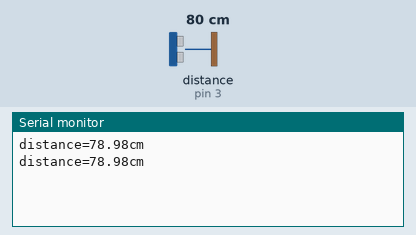
A sketch run on a simulated Arduino Uno, built with avr-gcc and run on an emulated ATmega328P. Parts: the last lines printed to the serial monitor. Wiring (inferred from the names in the program): ultrasonic range finder: trigger pin 2; echo pin 3. Inputs (shaded band) come from the test bench; at power-on: distance to the obstacle (sensor on pin 3) 80 cm. The echo pulse lasts 58.3 µs per cm.

Above: at 1.8 s.
1.9 s: distance to the obstacle (sensor on pin 3) set to 2 cm
At 2.8 s:
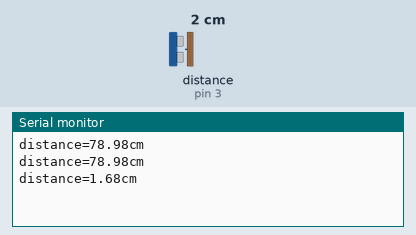
3.4 s: distance to the obstacle (sensor on pin 3) set to 4 cm
At 4.8 s:
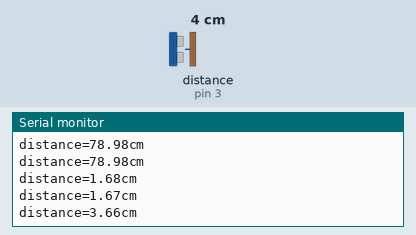
Timing chart, 0 to 6.4 s (numbered marks = the images above; inputs shaded):
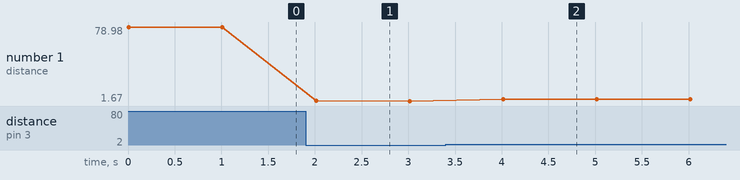

Measured:
- after the input at 1.9 s, the serial monitor: prints a new line after 0.11 s (image 1)
- after the input at 3.4 s, the serial monitor: prints a new line after 0.61 s (image 2)
- plotted number 1: 78.98 → 1.67 after the input at 1.9 s, 1.67 → 3.66 after the input at 3.4 s

The sketch:

11.ultrasound.ino
```cpp
 /***************************************************************************
 * @brief      超声波测距，VCC - 5V、TRIG - D2、ECHO - D3、GND - GND
 * @author     奈斯编程
 ***************************************************************************/

#define TRIG_PIN 2                  //触发产生超声波
#define ECHO_PIN 3                  //输出产生超声波到接收反射超声波持续时间
float distance;                     //转换为厘米长度

/*
 * TRIG引脚输出高电平产生超声波，持续10us即可
 * ECHO引脚输入高电平时间t即为产生超声波到接收反射超声波持续时间
 * 由光速s为340m/s,换算为34cm/1000us
 * distance = (t*s)/2=(t*17)/1000;
 */
float ping() {
  digitalWrite(TRIG_PIN,  HIGH);    //触发产生超声波
  delayMicroseconds(10);            //持续10us,10us为了产生超声波信号，不参于计算
  digitalWrite(TRIG_PIN, LOW);      //停止超声波
  return float( pulseIn(ECHO_PIN, HIGH) * 17 ) / 1000;
}

void setup()  {
  pinMode(TRIG_PIN, OUTPUT);        //初始化对于引脚
  pinMode(ECHO_PIN, INPUT);         //初始化对于引脚
  Serial.begin(9600);               //设置串口打印波特率为9600
}

void loop() {
  distance = ping();               //调用函数测量距离
  Serial.print("distance=");       //打印数据
  Serial.print(distance);
  Serial.println("cm");
  delay(1000);                     //间隔1s打印一次
}
```
